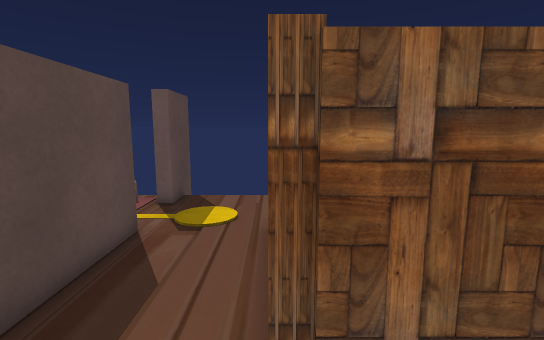
[1] (above)

16 first-person views from a walk through a Unity game level. The camera is 1.4 m above the floor, tilts 8° down and sees 85° across. The floor is counted in squares, 0.5 m on a side. Each view is taken from the middle of a square. On the plan, view 1 faces up. The plan holds only what a view shows up to about 20 squares ahead; the rest is blank. The place goes on beyond the plan. Some animated figures are left out. Some surface patterns are stand-ins.

[2]
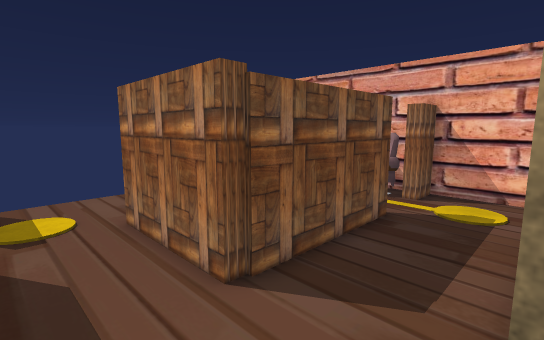

[3]
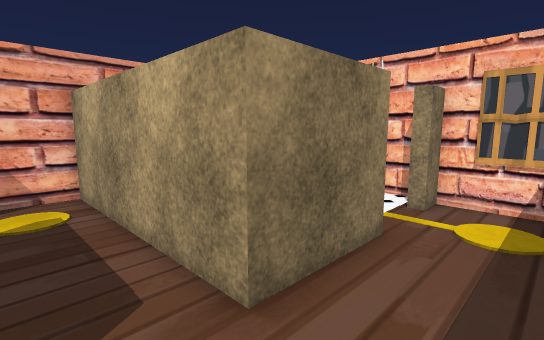

[4]
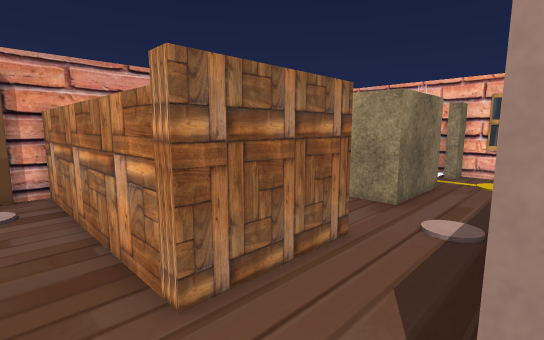

[5]
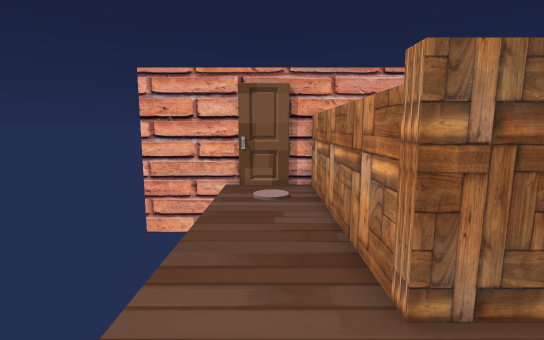

[6]
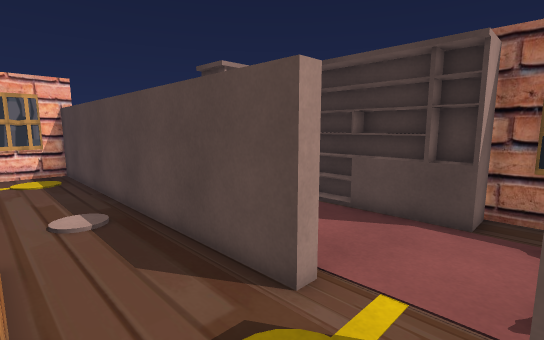

[7]
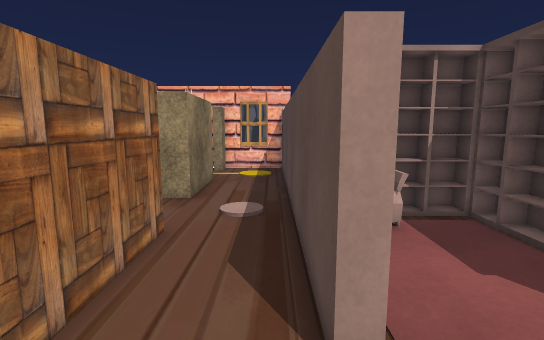

[8]
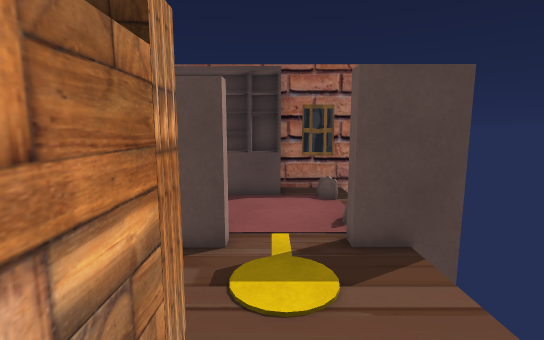

[9]
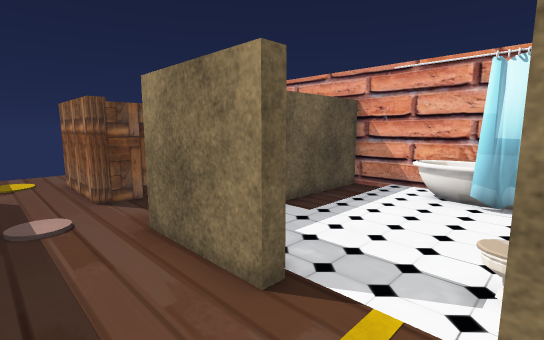

[10]
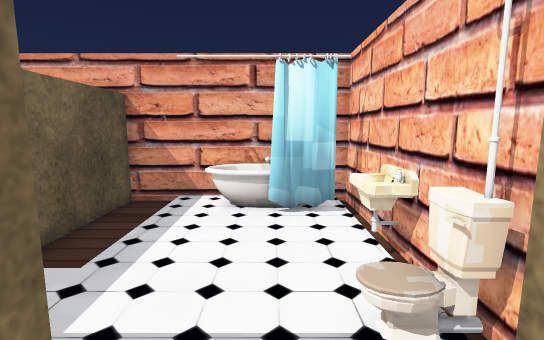

[11]
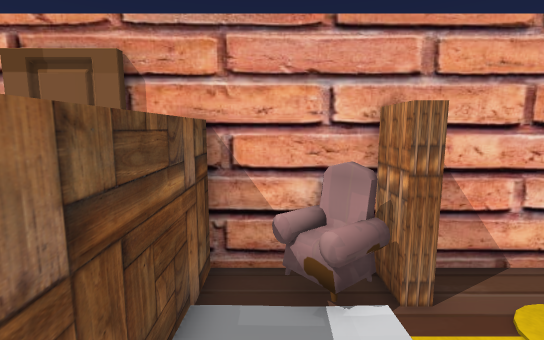

[12]
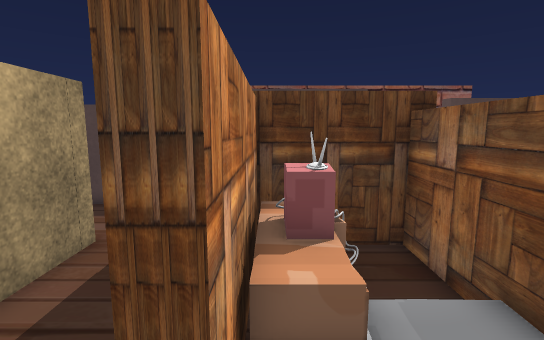

[13]
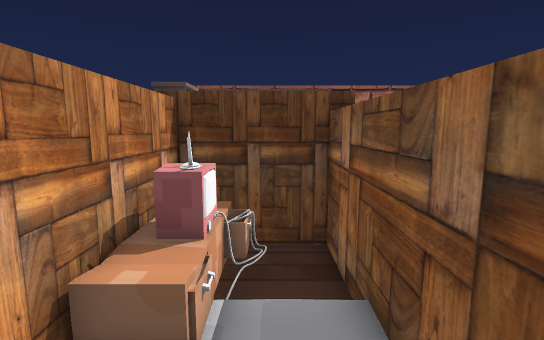

[14]
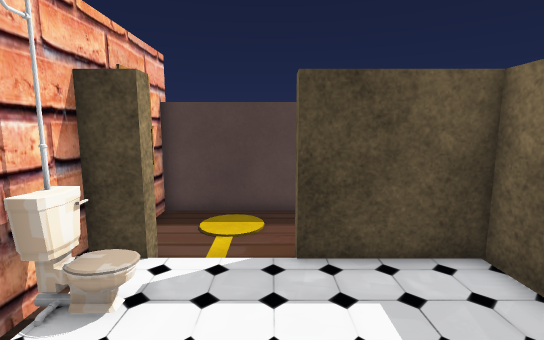

[15]
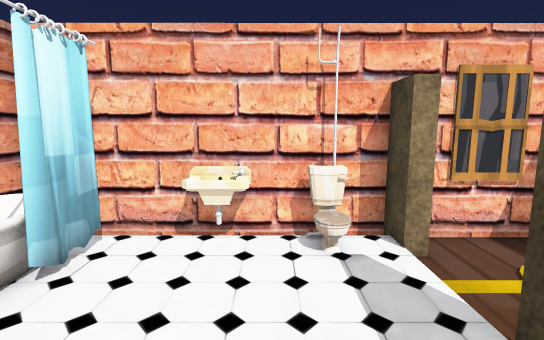

[16]
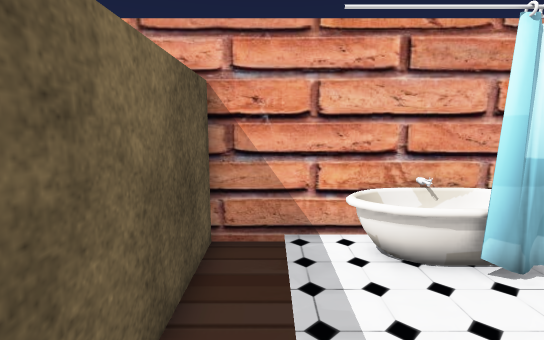

### Floor plan
Points are (right, up) in squares from view 1. A wall is a line through its corners. A room is listed if a view was taken in it or the views show most of it. See-through windows are left out.
Room 1 (views 1, 2, 3, 4, 5, 6, 7, 8, 9, 10)
walls: (6.3, 3.6) (6.3, 3) (0, 3) (0, 8) (10.6, 8) (10.6, 9.2); (0.3, -5.5) (0.3, -0.8) (10.6, -0.8) (10.6, 3) (9.1, 3) (9.1, 3.6); (-4.4, 8) (-3.7, 8) (-3.7, -10) (0.3, -10) (0.3, -8.7); (10.4, 9.1) (10.4, 11.6); (-3.7, 13.5) (-3.7, 10.9) (-4.4, 10.9); (10.6, 11.6) (10.6, 13.5)
ways out: opening at (7.5, 3) to room 2; opening at (0.5, -7) to room 3; opening at (-4, 9.5)
Room 2 (views 11, 12, 13)
walls: (2.5, 3.6) (6.3, 3.6); (10.6, 3.5) (10.6, 7.4) (0.6, 7.4) (0.6, 3.6)
ways out: opening at (7.5, 3) to room 1
objects: TV (1, 4) to (3, 5); other object (8, 4) to (10, 6)
Room 3 (views 14, 15, 16)
walls: (2.2, -1.4) (0.9, -1.4) (0.9, -5.5) (0.3, -5.5); (0.3, -8.7) (0.9, -8.7); (0.9, -10) (10.6, -10) (10.6, -1.4) (4.5, -1.4)
low walls: (2.2, -9.2) (2.6, -9.2)
ways out: opening at (0.5, -7) to room 1
objects: other object (4, -9); other object (5, -9) to (6, -9); other object (8, -9) to (10, -5); other object (9, -8) to (11, -6)

Positions as (right, up) in squares from view 1, and headings:
1: (0, 0), facing up
2: (-3, -1), facing up-right
3: (-3, 2), facing down-right
4: (-4, 10), facing down-right
5: (-4, 10), facing right
6: (0, 11), facing down-left
7: (-3, 11), facing down
8: (3, 9), facing left
9: (-3, -9), facing up-right
10: (-1, -7), facing right
11: (4, 6), facing right
12: (8, 4), facing left
13: (8, 6), facing left
14: (7, -6), facing left
15: (4, -2), facing down
16: (3, -3), facing right
